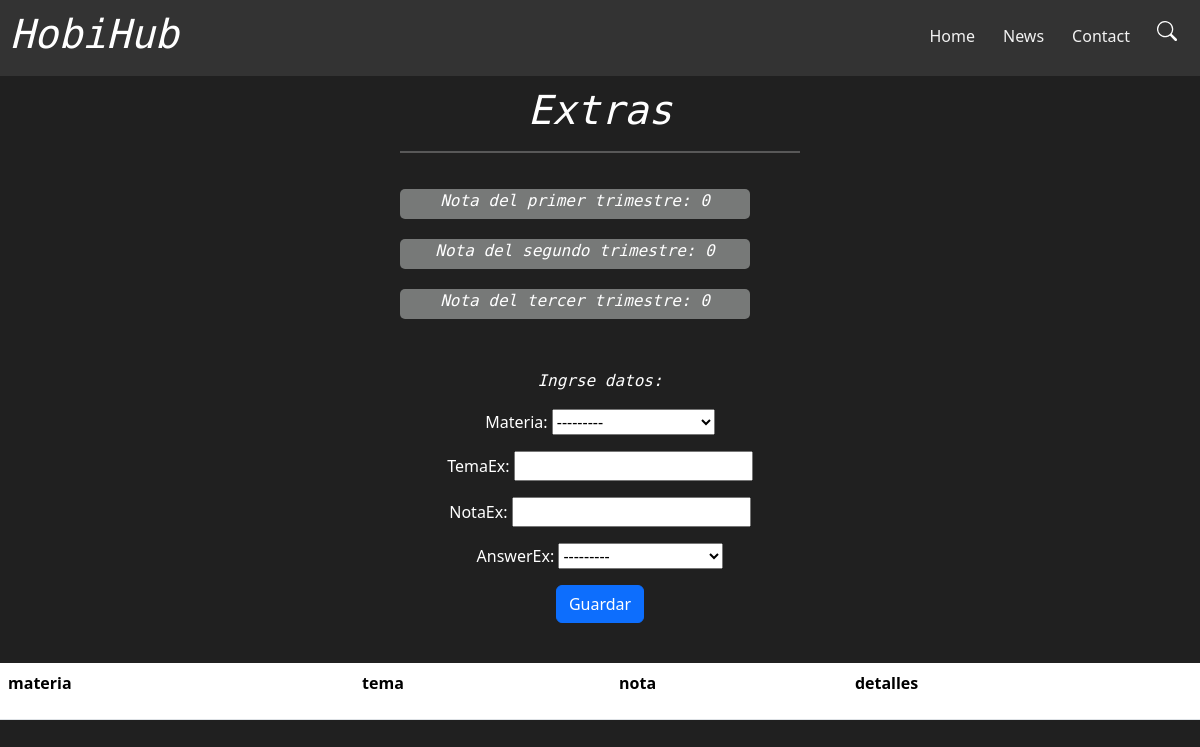
The app's page /Iggy_App/extra_form/ (signed in), older data.
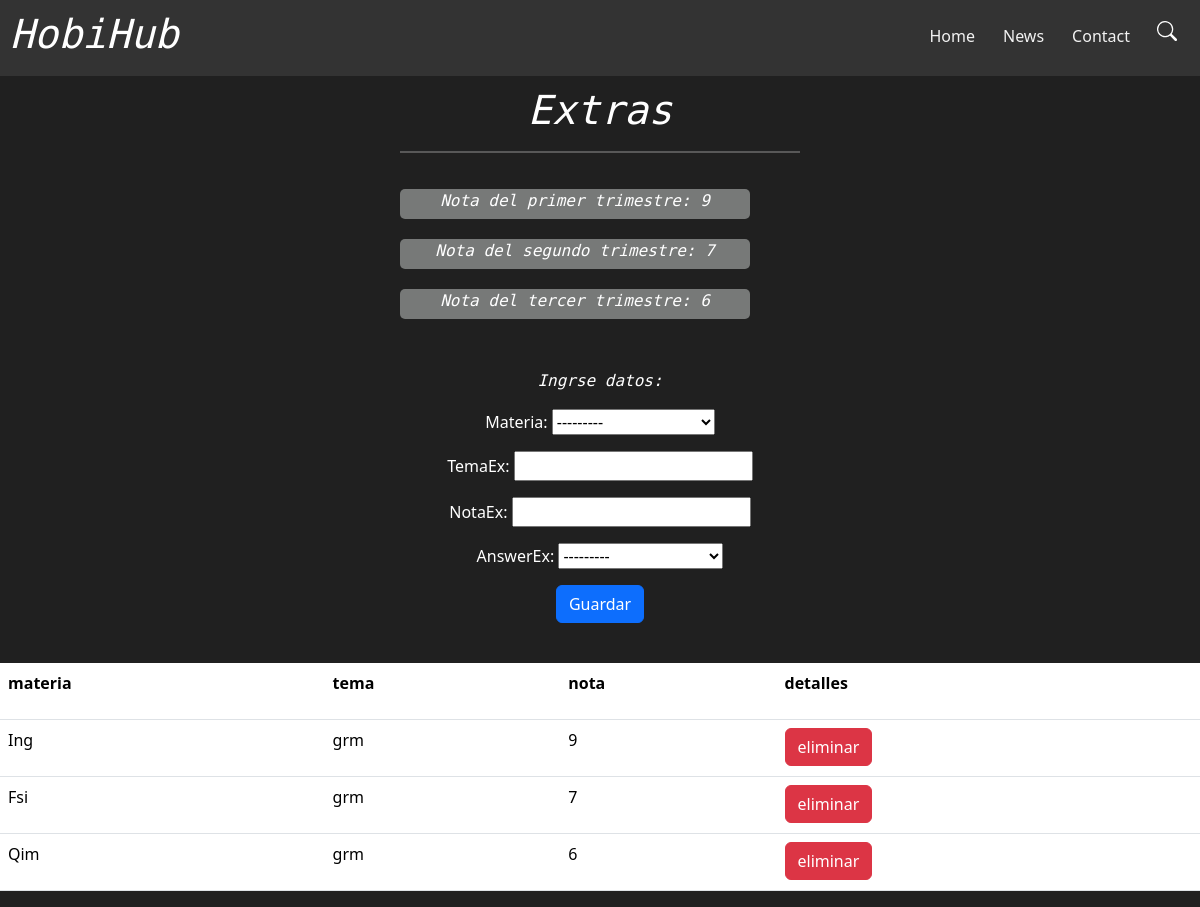
The same page, newer data.
### Iggy_App/models.py (models this page shows, shortened)
class Extra_materia (models.Model):
    QUESTION_CHOICES = [
        ('G', 'Primer Trimestre'),
        ('H', 'Segundo Trimestre'),
        ('I', 'Tercer Trimestre'),
    ]
    QUESTION_Materia = [
        ('Ing', 'Ingles'),
        ('Rdw', 'Reading workshop'),
        ('Gym', 'Gimnasia'),
        ('Fsi', 'Fisica'),
        ('Qim', 'Quimico'),
        ('Cat', 'Catequesis'),
        ('Glp', 'Global politics '),
        ('HstA', 'Historia Argentina '),
        ('Hsty', 'History'),
        ('Art', 'Art'),
        ('Lit', 'Literatura'),
    ]
    materia = models.CharField(max_length=5, choices=QUESTION_Materia)
    temaEx = models.CharField(max_length = 100)
    notaEx = models.IntegerField()
    answerEx = models.CharField(max_length=1, choices=QUESTION_CHOICES)

### Iggy_App/views.py (the view)
# urls.py: path('extra_form/', extra_form, name="extra_form"),
@login_required(login_url="login_view")
def extra_form(request):
    if request.method == "POST":
        extra_form = Form_extra(request.POST)
        if extra_form.is_valid():
            extra_form.save()
            return redirect("inicio")
    else:
        score_Ex = calculate_score(get_average_score_extra("G"))
        score_Ex_Seg = calculate_score(get_average_score_extra("H"))
        score_Ex_Ter = calculate_score(get_average_score_extra("I"))
        list_ex = Extra_materia.objects.all()
        extra_form = Form_extra()
        return render(request, "Iggy_App/Data/extra.html", {"form": extra_form, "score_Ex": score_Ex, "score_Ex_Seg": score_Ex_Seg, "score_Ex_Ter": score_Ex_Ter, "list_ex": list_ex})

### Iggy_App/forms.py
class Form_extra(forms.ModelForm):
    class Meta:
        model = Extra_materia
        fields = "__all__"

### Iggy_App/views.py (called while the page is built)
def calculate_score(average):
        if average is None:
            return 0
        elif 5.75 <= average < 6.25:
            return 6
        elif 6.25 <= average < 6.75:
            return 6.5
        elif 6.75 <= average < 7.25:
            return 7
        elif 7.25 <= average < 7.75:
            return 7.5
        elif 7.75 <= average < 8.25:
            return 8
        elif 8.25 <= average < 8.75:
            return 8.5
        elif 8.75 <= average < 9.25:
            return 9
        elif 9.25 <= average < 9.75:
            return 9.5
        elif average >= 9.75:
            return 10
        return 0

def get_average_score_extra(answerEx):
    groupEx = Extra_materia.objects.filter(answerEx = answerEx)
    avg_scoreEx = groupEx.aggregate(Avg('notaEx'))['notaEx__avg']
    return avg_scoreEx

### Iggy_App/templates/Iggy_App/Data/extra.html (shortened to what this page needs)
{% extends 'Iggy_App/Bases/First_Base.html' %}
{% load static %}
{%block content%}
<link rel="stylesheet" href="{% static 'Iggy_App\css\materias\materias.css' %}">
<body>
    <div id="navbar">
        <div class="logo">
            <h1 class="normal_text">HobiHub</h1>
        </div>
        <div>
            <a href="{% url 'inicio' %}">Home</a>
            <a href="#news">News</a>
            <a href="#contact">Contact</a>
            <button class="btn" type="button" data-bs-toggle="offcanvas" data-bs-target="#offcanvasExample"
                aria-controls="offcanvasExample">
                <svg xmlns="http://www.w3.org/2000/svg" width="20" height="20" fill="white" class="bi bi-search"
                    viewBox="0 0 16 16">
                    <path
                        d="M11.742 10.344a6.5 6.5 0 1 0-1.397 1.398h-.001q.044.06.098.115l3.85 3.85a1 1 0 0 0 1.415-1.414l-3.85-3.85a1 1 0 0 0-.115-.1zM12 6.5a5.5 5.5 0 1 1-11 0 5.5 5.5 0 0 1 11 0" />
                </svg>
            </button>
        </div>
    </div>
<div class="datashow">
    <div class="item-show">
        <div>
            <h1 class="normal_text"><center>Extras</center></h1>
            <hr size="5" color="white" width="100%" align="center">
        </div>
        <div>
            <div class="muestra_nota">
                <center><p class="normal_text">Nota del primer trimestre: {{score_Ex}}</p></center>
            </div>
            <div class="muestra_nota">
                <center><p class="normal_text">Nota del segundo trimestre: {{score_Ex_Seg}}</p></center>
            </div>
            <div class="muestra_nota">
                <center><p class="normal_text">Nota del tercer trimestre: {{score_Ex_Ter}}</p></center>
            </div>
        </div>
    </div>
</div>
    <div class="data_enter">
        <center>
            <form action="" method="POST">
                <center>
                    <p class="normal_text">Ingrse datos:</p>
                </center>
                <center>{{form.as_p}}</center>
                <center><button type="submit" class="btn btn-primary"> Guardar</button></center>
            </form>
        </center>
    </div>
    <div>
        <table class="table">
                <tr>
                    <th class="th"><p class="normal_table">materia</p></th>
                    <th class="th"><p class="normal_table">tema</p></th>
                    <th class="th"><p class="normal_table">nota</p></th>
                    <th class="th"><p class="normal_table">detalles</p></th>
                </tr>
            <tbody>
                {%for list_ex in list_ex%}
                <tr>
                    <td class="td"><p class="normal_table">{{list_ex.materia}}</p></td>
                    <td class="td"><p class="normal_table">{{list_ex.temaEx}}</p></td>
                    <td class="td"><p class="normal_table">{{list_ex.notaEx}}</p></td>
                    <td class="td"><a class="btn btn-danger" href="{% url 'extra_form_delete' list_ex.id%}">eliminar</a></td>
                    {% endfor %}
            </tbody>
        </table>
    </div>
</body>
{% endblock %}

Row changes from the older to the newer data that the page shows:
added Extra_materia: materia "Ing", temaEx "grm", notaEx "9"
added Extra_materia: materia "Fsi", temaEx "grm", notaEx "7"
added Extra_materia: materia "Qim", temaEx "grm", notaEx "6"
Text that changed along with them:
{{ score_Ex }}: "0" → "9"
{{ score_Ex_Seg }}: "0" → "7"
{{ score_Ex_Ter }}: "0" → "6"
